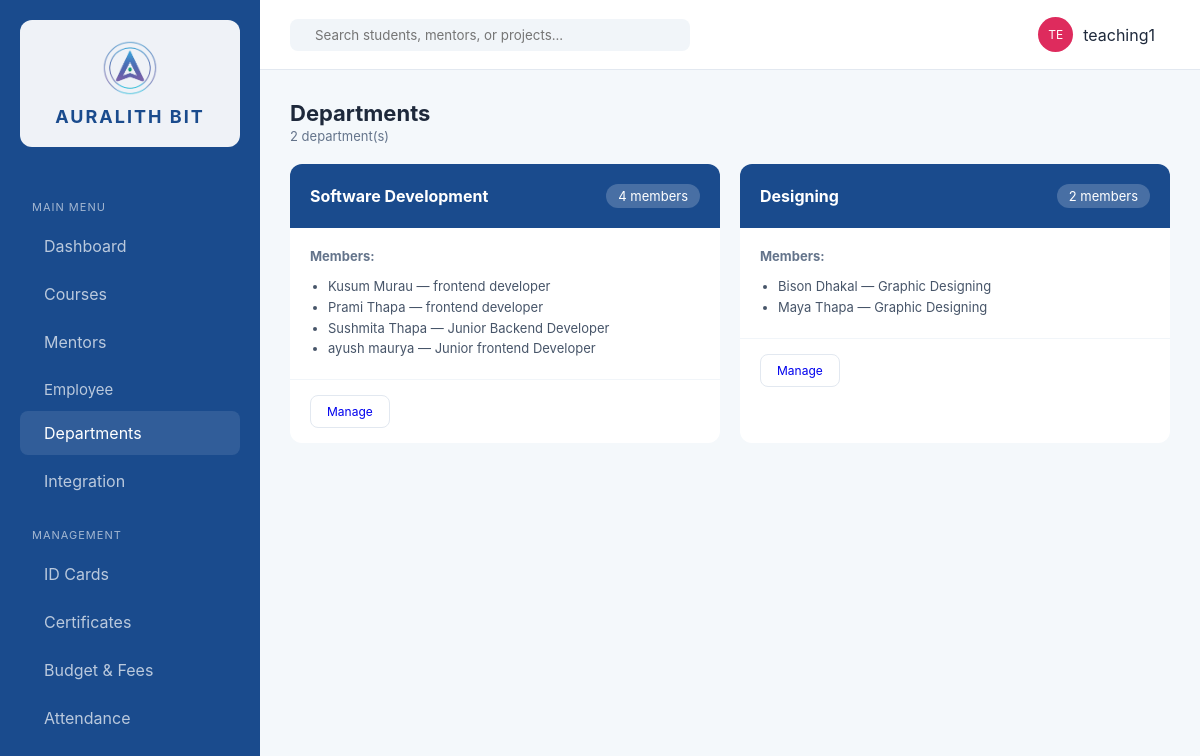
The app's page /departments/ (signed in) with its own data.
### erp_app/models.py (models this page shows, shortened)
class Department(models.Model):
    name = models.CharField(max_length=200, unique=True)
    description = models.TextField(blank=True)
    class Meta:
        ordering = ['name']

class Employee(models.Model):
    EMPLOYEE_TYPES = [
        ('intern', 'Intern'),
        ('staff', 'Staff'),
        ('mentor', 'Mentor'),
        ('admin', 'Admin'),
    ]
    name = models.CharField(max_length=200)
    email = models.EmailField(unique=True)
    department = models.ForeignKey(Department, on_delete=models.SET_NULL, null=True, blank=True)
    role = models.CharField(max_length=200, blank=True)
    employee_type = models.CharField(max_length=20, choices=EMPLOYEE_TYPES, default='staff')
    joined_date = models.DateField(default=datetime.date.today)
    class Meta:
        ordering = ['name']

### erp_app/views.py (the view)
# urls.py: path('departments/', views.departments, name='departments'),
@login_required
def departments(request):
    dept_list = Department.objects.prefetch_related('employee_set').annotate(employee_count=Count('employee')).all()
    context = {
        'departments': dept_list,
        'is_admin': has_role(request.user, SUPER_ADMIN, NORMAL_STAFF),
    }
    return render(request, 'erp_app/departments.html', context)

### erp_app/roles.py (called while the page is built)
def get_user_roles(user):
    if not user.is_authenticated:
        return []
    roles = set()
    if user.is_superuser:
        roles.add(SUPER_ADMIN)
    for group in user.groups.all():
        roles.add(group.name)
    if hasattr(user, 'student_profile') and user.student_profile:
        roles.add(STUDENT)
    return list(roles)

def has_role(user, *roles):
    user_roles = get_user_roles(user)
    return any(r in user_roles for r in roles)

### erp_app/templates/erp_app/departments.html (shortened to what this page needs)
{% extends 'erp_app/base.html' %}
{% block content %}
<header class="top-nav" style="position:static;padding:0 0 20px 0;border-bottom:none;height:auto;background:transparent;">
    <div class="header-info">
        <h1>Departments</h1>
        <p>{{ departments|length }} department(s)</p>
    </div>
</header>
<div class="workbench-grid" style="display:grid;grid-template-columns:repeat(auto-fill,minmax(350px,1fr));gap:20px;">
    {% for dept in departments %}
    <div class="data-card" style="padding:0;overflow:hidden;">
        <div style="background:var(--auralith-blue);color:white;padding:20px;display:flex;justify-content:space-between;align-items:center;">
            <h3 style="margin:0;color:white;font-size:16px;">{{ dept.name }}</h3>
            <span style="background:rgba(255,255,255,0.2);padding:4px 12px;border-radius:20px;font-size:13px;">{{ dept.employee_count }} members</span>
        </div>
        <div style="padding:20px;">
            <p style="font-size:13px;color:#64748B;margin-bottom:12px;"><strong>Members:</strong></p>
            <ul style="margin:0;padding-left:18px;color:#475569;font-size:13px;line-height:1.6;">
                {% for member in dept.employee_set.all %}
                <li>{{ member.name }}{% if member.role %} — {{ member.role }}{% endif %}</li>
                {% empty %}
                <li style="color:#94a3b8;">No members assigned.</li>
                {% endfor %}
            </ul>
        </div>
        <div style="padding:15px 20px;border-top:1px solid #F1F5F9;">
            <a href="{% url 'admin:erp_app_department_change' dept.id %}" class="btn-outline" style="text-decoration:none;font-size:12px;padding:8px 16px;display:inline-block;">Manage</a>
        </div>
    </div>
    {% empty %}
    <p style="color:#94a3b8;">No departments yet. <a href="{% url 'admin:erp_app_department_add' %}">Create one</a>.</p>
    {% endfor %}
</div>
{% endblock %}

### erp_app/templates/erp_app/base.html (shortened to what this page needs)
<!DOCTYPE html>
{% load static %}
<html lang="en">
<head>
    <link rel="stylesheet" href="{% static 'erp_app/css/style.css' %}">
</head>
<body>
    <div class="app-container">
        <aside class="sidebar">
            <div class="brand">
                <img src="{% static 'erp_app/images/AURALITH_logo.png' %}" alt="Auralith Bit Logo" class="sidebar-logo" width="56" height="56">
                <h2>AURALITH BIT</h2>
            </div>
            <nav>
                <p class="nav-label">Main Menu</p>
                <a href="{% url 'dashboard' %}" {% if request.resolver_match.url_name == 'dashboard' %}class="active"{% endif %}> Dashboard</a>
                {% if is_any_staff or is_student or is_intern %}
                <a href="{% url 'courses' %}" {% if request.resolver_match.url_name == 'courses' %}class="active"{% endif %}> Courses</a>
                {% endif %}
                {% if is_teaching_staff or is_super_admin or is_intern or is_student %}
                <a href="{% url 'mentors' %}" {% if request.resolver_match.url_name == 'mentors' %}class="active"{% endif %}> Mentors</a>
                {% endif %}
                {% if is_any_staff or is_intern %}
                <div class="dropdown">
                    <button class="dropdown-btn">
                        <span> Employee</span>
                    </button>
                </div>
                {% endif %}
                {% if is_normal_staff or is_super_admin or is_teaching_staff %}
                <a href="{% url 'departments' %}" {% if request.resolver_match.url_name == 'departments' %}class="active"{% endif %}> Departments</a>
                {% endif %}
                {% if is_any_staff %}
                <a href="{% url 'integration' %}" {% if request.resolver_match.url_name == 'integration' %}class="active"{% endif %}> Integration</a>
                {% endif %}
                <p class="nav-label">Management</p>
                {% if is_normal_staff or is_super_admin or is_teaching_staff %}
                <a href="{% url 'id_generation' %}" {% if request.resolver_match.url_name == 'id_generation' %}class="active"{% endif %}> ID Cards</a>
                {% endif %}
                {% if is_any_staff or is_student or is_intern %}
                <a href="{% url 'certificates' %}" > Certificates</a>
                {% endif %}
                {% if is_normal_staff or is_super_admin or is_teaching_staff %}
                <a href="{% url 'budget_fees' %}" {% if request.resolver_match.url_name == 'budget_fees' %}class="active"{% endif %}> Budget & Fees</a>
                {% endif %}
                {% if is_teaching_staff or is_super_admin %}
                <a href="{% url 'attendance' %}" {% if request.resolver_match.url_name == 'attendance' %}class="active"{% endif %}> Attendance</a>
                {% endif %}
            </nav>
        </aside>
        <main class="workspace">
            <header class="top-nav">
                <form class="search-box" method="get" action="{% url 'search' %}" autocomplete="off">
                    <input type="text" name="q" id="globalSearch" placeholder="Search students, mentors, or projects..." value="{{ request.GET.q|default_if_none:'' }}" autocomplete="off">
                </form>
                <div class="user-profile" style="position:relative;display:flex;align-items:center;gap:10px;">
                    <div class="avatar">{{ user_initials }}</div>
                    <span>{{ request.user.get_full_name|default:request.user.username }}</span>
                </div>
            </header>
            <div class="content">
                {% block content %}{% endblock %}
            </div>
        </main>
    </div>
</body>
</html>

### erp_app/static/erp_app/css/style.css (style rules this page uses)
:root { --auralith-blue: #1A4B8D; --auralith-light: #F4F8FB; --accent: #DE2B5D; --text-dark: #1E293B; --text-muted: #64748B; --sidebar-w: 260px; --bg: #F4F8FB; --surface: #FFFFFF; --surface-alt: #FFFFFF; --panel-border: #E2E8F0; --topnav-bg: #FFFFFF; --search-bg: #F1F5F9; }
* { margin: 0; padding: 0; box-sizing: border-box; font-family: 'Inter', sans-serif; }
body { background: var(--bg); color: var(--text-dark); }
.app-container { display: flex; min-height: 100vh; }
.sidebar { width: var(--sidebar-w); background: var(--auralith-blue); color: white; padding: 20px; position: fixed; height: 100vh; overflow-y: auto; left: 0; top: 0; display: flex; flex-direction: column; }
nav { flex: 1; }
.nav-label { font-size: 11px; text-transform: uppercase; opacity: 0.5; margin: 20px 0 10px; }
nav a { display: flex; align-items: center; gap: 12px; color: rgba(255,255,255,0.7); text-decoration: none; padding: 12px; border-radius: 8px; margin-bottom: 4px; transition: 0.3s; }
nav a:hover, nav a.active { background: rgba(255,255,255,0.1); color: white; }
.workspace { flex: 1; display: flex; flex-direction: column; margin-left: var(--sidebar-w); }
.top-nav { height: 70px; background: var(--topnav-bg); display: flex; justify-content: space-between; align-items: center; padding: 0 30px; border-bottom: 1px solid var(--panel-border); }
.search-box { display: flex; align-items: center; background: var(--search-bg); padding: 8px 15px; border-radius: 8px; width: 400px; }
.search-box input { border: none; background: transparent; outline: none; margin-left: 10px; width: 100%; }
.user-profile { display: flex; align-items: center; gap: 15px; }
.avatar { background: var(--accent); color: white; width: 35px; height: 35px; border-radius: 50%; display: flex; align-items: center; justify-content: center; font-size: 12px; }
.content { padding: 30px; animation: contentFadeIn 0.25s ease-out; }
.data-card { background: var(--surface); border-radius: 12px; padding: 20px; animation: cardFadeIn 0.35s ease-out both; }
.btn-outline { background: transparent; border: 1px solid #e2e8f0; padding: 10px; border-radius: 8px; cursor: pointer; font-size: 13px; transition: 0.3s; }
.nav-label { font-size: 11px; text-transform: uppercase; opacity: 0.6; margin: 25px 0 10px 12px; letter-spacing: 1px; }
.dropdown { width: 100%; }
.dropdown-btn { width: 100%; display: flex; align-items: center; justify-content: space-between; background: transparent; border: none; color: rgba(255,255,255,0.7); padding: 12px; border-radius: 8px; cursor: pointer; font-size: 15px; transition: 0.3s; }
.dropdown-btn span { display: flex; align-items: center; gap: 12px; }
.brand { display: flex; flex-direction: column; align-items: center; justify-content: center; gap: 10px; margin: 0 0 28px; padding: 20px 28px; background: rgba(255,255,255,0.93); border-radius: 12px; text-align: center; }
.sidebar-logo { width: 56px; height: auto; object-fit: contain; border-radius: 8px; }
.brand h2 { font-size: 18px; color: var(--auralith-blue); letter-spacing: 2px; white-space: nowrap; }
.header-info h1 { font-size: 22px; margin: 0; }
.header-info p { font-size: 13px; color: #64748B; margin: 2px 0 0; }
.data-card h3 { font-size: 16px; margin-bottom: 15px; }

### records on screen
Department: name "Software Development", employee_count "4"
Employee: name "Kusum Murau", role "frontend developer"
Employee: name "Prami Thapa", role "frontend developer"
Employee: name "Sushmita Thapa", role "Junior Backend Developer"
Employee: name "ayush maurya", role "Junior frontend Developer"
Department: name "Designing", employee_count "2"
Employee: name "Bison Dhakal", role "Graphic Designing"
Employee: name "Maya Thapa", role "Graphic Designing"

### other values on screen
{{ user_initials }} "TE"
{{ request.user.get_full_name|default:request.user.username }} "teaching1"
{{ departments|length }} "2"
